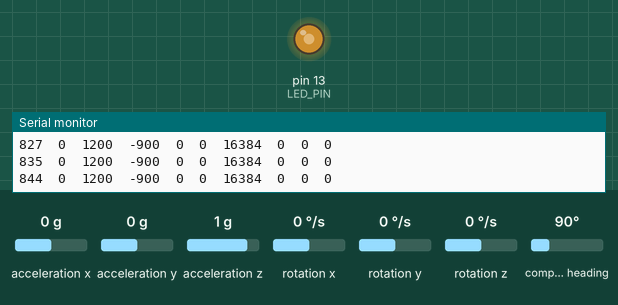
Recording of a sketch running on a simulated Arduino Uno, built with avr-gcc and run on an emulated ATmega328P. Parts: output pins drawn as LEDs (lit = HIGH), the last lines printed to the serial monitor. Dashed ring = blinking. The inputs (shaded band) are chosen by the test bench; at power-on: acceleration x 0 g, acceleration y 0 g, acceleration z 1 g, compass heading 90°, rotation x 0 °/s, rotation y 0 °/s, rotation z 0 °/s.

Above: at 0.87 s.
1.3 s: acceleration x set to -1.4 g
2.8 s: acceleration y set to -1.4 g
At 4.83 s:
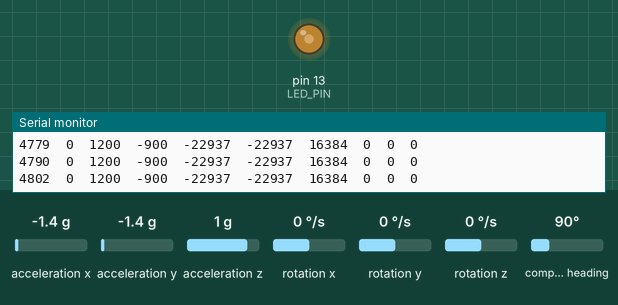
5.8 s: acceleration z set to 0 g
At 6.39 s:
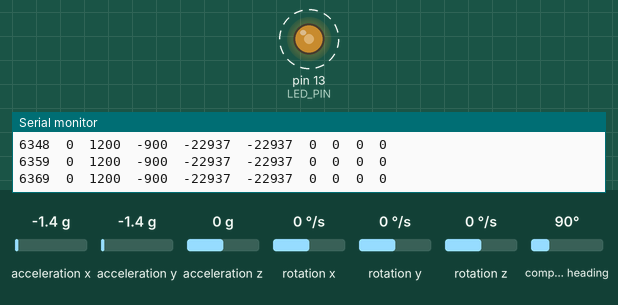
8.8 s: compass heading set to 269°
11.8 s: rotation x set to -192 °/s
14.8 s: rotation y set to -2 °/s
At 15.66 s:
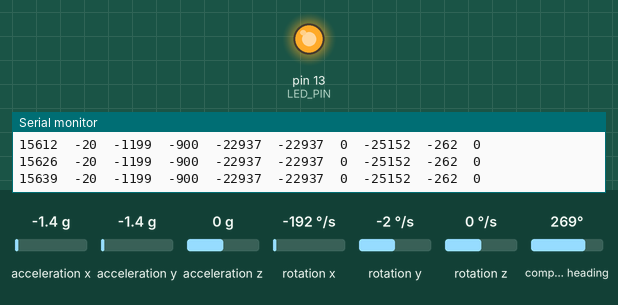
Timing chart, 0 to 18.8 s (numbered marks = the images above; inputs shaded):
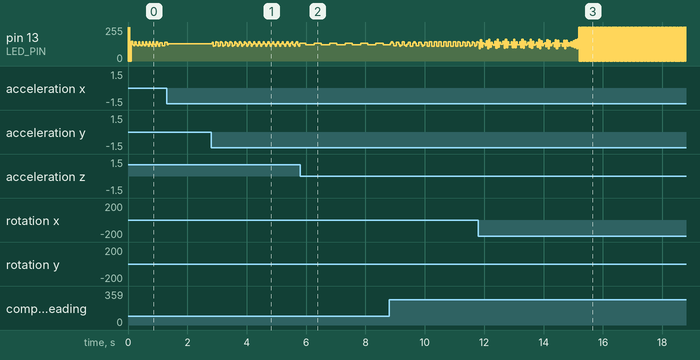

Measured:
- the behaviour switches between 0 and -1 °/s on rotation y (found by bisection; images 2 and 3)

The sketch:

sampler.ino
```cpp
// (licence header left out)
//
#include "I2Cdev.h"
#include "HMC5883L.h"
#include "MPU6050.h"
#if I2CDEV_IMPLEMENTATION == I2CDEV_ARDUINO_WIRE
    #include "Wire.h"
#endif

// Define sensor objects
HMC5883L mag;
MPU6050 imu;

unsigned long t;
int16_t mx, my, mz;
int16_t ax, ay, az;
int16_t gx, gy, gz;

#define LED_PIN 13
bool blinkState = false;

void setup() {
  #if I2CDEV_IMPLEMENTATION == I2CDEV_ARDUINO_WIRE
        Wire.begin();
  #elif I2CDEV_IMPLEMENTATION == I2CDEV_BUILTIN_FASTWIRE
        Fastwire::setup(400, true);
  #endif

  // Initialize to default settings
  Serial.begin(38400);
  mag.initialize();
  imu.initialize();

  // Connectivity test
  Serial.println(mag.testConnection() ? "HMC5883L connection successful" : "HMC5883L connection failed");
  Serial.println(imu.testConnection() ? "MPU6050 connection successful" : "MPU6050 connection failed");

  pinMode(LED_PIN, OUTPUT);
}

void loop() {
  // Sample measurements
  t = millis();
  mag.getHeading(&mx, &my, &mz);
  imu.getMotion6(&ax, &ay, &az, &gx, &gy, &gz);

  // Print to serial
  Serial.print(t); Serial.print("\t");

  Serial.print(mx); Serial.print("\t");
  Serial.print(my); Serial.print("\t");
  Serial.print(mz); Serial.print("\t");

  Serial.print(ax); Serial.print("\t");
  Serial.print(ay); Serial.print("\t");
  Serial.print(az); Serial.print("\t");

  Serial.print(gx); Serial.print("\t");
  Serial.print(gy); Serial.print("\t");
  Serial.println(gz);

  // Flash LED
  blinkState = !blinkState;
  digitalWrite(LED_PIN, blinkState);
}
```
